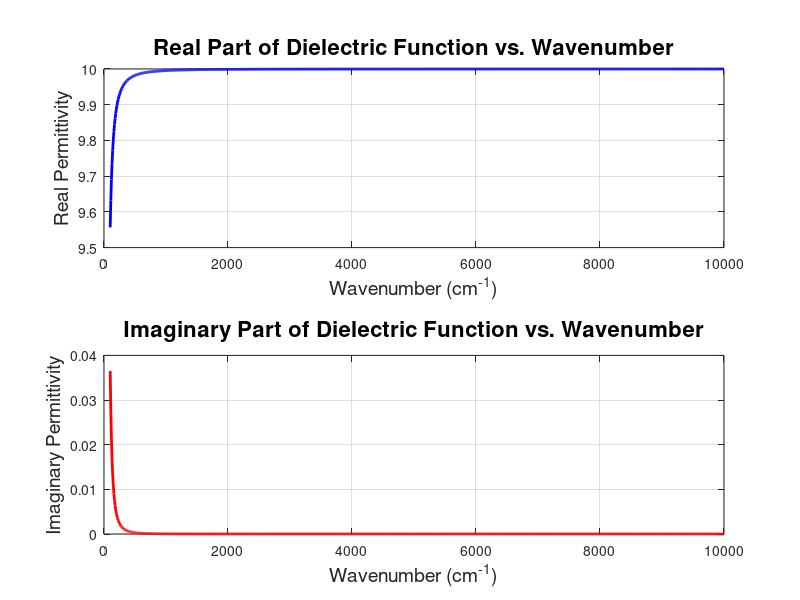

Here is the MATLAB script that generated this plot:
% Parameters
me = 9.109e-31;
n_cm3 = 6e18; % Carrier density in cm^-3
mu_cm2_per_Vs = 150; % Mobility in cm^2/Vs
e = 1.602e-19; % Elementary charge in C
m = 0.475*me; % Effective mass in kg
c = 3e10; % Speed of light in cm/s
epsilon_0 = 8.854e-12; % Permittivity of free space in F/m
epsilon_inf = 10; % High-frequency permittivity

% Convert carrier density to m^-3
n = n_cm3 * 1e6; % Carrier density in m^-3

% Calculate scattering time tau from mobility
tau = (mu_cm2_per_Vs * 1e-4) * m / e; % Convert cm^2/Vs to m^2/Vs for mobility

% Define wavenumber range (in cm^-1)
k_min_cm = 1e2; % Minimum wavenumber in cm^-1
k_max_cm = 1e4; % Maximum wavenumber in cm^-1
k_cm = linspace(k_min_cm, k_max_cm, 1000); % Wavenumber array in cm^-1

% Convert wavenumber from cm^-1 to m^-1
k = k_cm * 100; % Convert to m^-1

% Calculate angular frequency from wavenumber
omega = c * k; % Angular frequency in rad/s

% Calculate complex dielectric function as a function of wavenumber
numerator = n * e^2 / (epsilon_0 * m);
denominator = omega .* (omega + 1i / tau);
epsilon_k = epsilon_inf - numerator ./ denominator;

% Separate real and imaginary parts of dielectric function
epsilon_real = real(epsilon_k);
epsilon_imag = imag(epsilon_k);

% Plot the results
figure;
subplot(2,1,1);
plot(k_cm, epsilon_real, 'b-', 'LineWidth', 2);
xlabel('Wavenumber (cm^{-1})', 'FontSize', 14);
ylabel('Real Permittivity', 'FontSize', 14);
title('Real Part of Dielectric Function vs. Wavenumber', 'FontSize', 16);
grid on;

subplot(2,1,2);
plot(k_cm, epsilon_imag, 'r-', 'LineWidth', 2);
xlabel('Wavenumber (cm^{-1})', 'FontSize', 14);
ylabel('Imaginary Permittivity', 'FontSize', 14);
title('Imaginary Part of Dielectric Function vs. Wavenumber', 'FontSize', 16);
grid on;